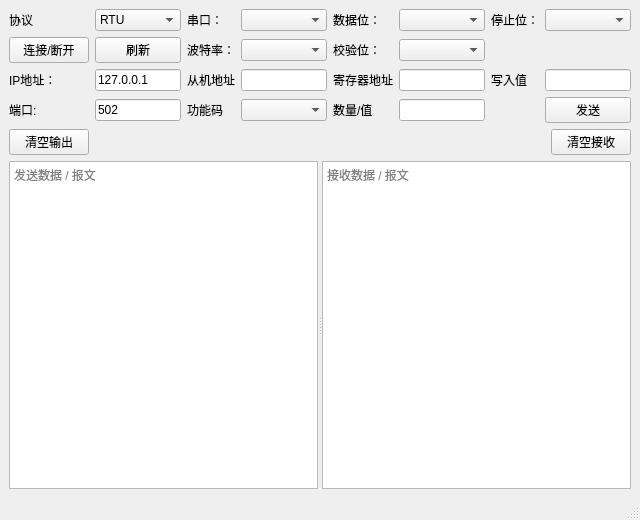
<?xml version="1.0" encoding="UTF-8"?>
<ui version="4.0">
 <class>MainWindow</class>
 <widget class="QMainWindow" name="MainWindow">
  <property name="geometry">
   <rect>
    <x>0</x>
    <y>0</y>
    <width>640</width>
    <height>520</height>
   </rect>
  </property>
  <property name="minimumSize">
   <size>
    <width>560</width>
    <height>400</height>
   </size>
  </property>
  <property name="windowTitle">
   <string>Modbus  调试工具</string>
  </property>
  <widget class="QWidget" name="centralwidget">
   <layout class="QVBoxLayout" name="verticalLayout_main">
    <item>
     <layout class="QGridLayout" name="gridLayout_params">
      <item row="0" column="6">
       <widget class="QComboBox" name="comboBox_dataBits">
        <property name="minimumSize">
         <size>
          <width>80</width>
          <height>0</height>
         </size>
        </property>
       </widget>
      </item>
      <item row="5" column="0">
       <widget class="QLabel" name="label_3">
        <property name="text">
         <string>端口:</string>
        </property>
       </widget>
      </item>
      <item row="1" column="4">
       <widget class="QComboBox" name="comboBox_baudRate">
        <property name="minimumSize">
         <size>
          <width>80</width>
          <height>0</height>
         </size>
        </property>
       </widget>
      </item>
      <item row="0" column="1">
       <widget class="QComboBox" name="comboBox_protocol">
        <property name="minimumSize">
         <size>
          <width>80</width>
          <height>0</height>
         </size>
        </property>
        <item>
         <property name="text">
          <string>RTU</string>
         </property>
        </item>
        <item>
         <property name="text">
          <string>ASCII</string>
         </property>
        </item>
        <item>
         <property name="text">
          <string>文本模式</string>
         </property>
        </item>
        <item>
         <property name="text">
          <string>TCP</string>
         </property>
        </item>
       </widget>
      </item>
      <item row="5" column="4">
       <widget class="QComboBox" name="comboBox_funcCode">
        <property name="minimumSize">
         <size>
          <width>80</width>
          <height>0</height>
         </size>
        </property>
       </widget>
      </item>
      <item row="1" column="3">
       <widget class="QLabel" name="label_baudRate">
        <property name="text">
         <string>波特率：</string>
        </property>
        <property name="buddy">
         <cstring>comboBox_baudRate</cstring>
        </property>
       </widget>
      </item>
      <item row="5" column="1">
       <widget class="QLineEdit" name="lineEdit_port">
        <property name="text">
         <string>502</string>
        </property>
       </widget>
      </item>
      <item row="4" column="7">
       <widget class="QLabel" name="label_writeValue">
        <property name="text">
         <string>写入值</string>
        </property>
        <property name="buddy">
         <cstring>lineEdit_writeValue</cstring>
        </property>
       </widget>
      </item>
      <item row="5" column="5">
       <widget class="QLabel" name="label_quantity">
        <property name="text">
         <string>数量/值</string>
        </property>
        <property name="buddy">
         <cstring>lineEdit_quantity</cstring>
        </property>
       </widget>
      </item>
      <item row="1" column="5">
       <widget class="QLabel" name="label_parity">
        <property name="text">
         <string>校验位：</string>
        </property>
        <property name="buddy">
         <cstring>comboBox_parity</cstring>
        </property>
       </widget>
      </item>
      <item row="0" column="7">
       <widget class="QLabel" name="label_stopBits">
        <property name="text">
         <string>停止位：</string>
        </property>
        <property name="buddy">
         <cstring>comboBox_stopBits</cstring>
        </property>
       </widget>
      </item>
      <item row="0" column="5">
       <widget class="QLabel" name="label_dataBits">
        <property name="text">
         <string>数据位：</string>
        </property>
        <property name="buddy">
         <cstring>comboBox_dataBits</cstring>
        </property>
       </widget>
      </item>
      <item row="1" column="6">
       <widget class="QComboBox" name="comboBox_parity">
        <property name="minimumSize">
         <size>
          <width>80</width>
          <height>0</height>
         </size>
        </property>
       </widget>
      </item>
      <item row="4" column="0">
       <widget class="QLabel" name="label_2">
        <property name="text">
         <string>IP地址：</string>
        </property>
       </widget>
      </item>
      <item row="5" column="6">
       <widget class="QLineEdit" name="lineEdit_quantity">
        <property name="minimumSize">
         <size>
          <width>80</width>
          <height>0</height>
         </size>
        </property>
       </widget>
      </item>
      <item row="0" column="4">
       <widget class="QComboBox" name="comboBox_port">
        <property name="minimumSize">
         <size>
          <width>80</width>
          <height>0</height>
         </size>
        </property>
       </widget>
      </item>
      <item row="4" column="6">
       <widget class="QLineEdit" name="lineEdit_startAddr">
        <property name="minimumSize">
         <size>
          <width>80</width>
          <height>0</height>
         </size>
        </property>
       </widget>
      </item>
      <item row="4" column="3">
       <widget class="QLabel" name="label_slaveId">
        <property name="text">
         <string>从机地址</string>
        </property>
        <property name="buddy">
         <cstring>lineEdit_slaveId</cstring>
        </property>
       </widget>
      </item>
      <item row="0" column="3">
       <widget class="QLabel" name="label_port">
        <property name="text">
         <string>串口：</string>
        </property>
        <property name="buddy">
         <cstring>comboBox_port</cstring>
        </property>
       </widget>
      </item>
      <item row="4" column="5">
       <widget class="QLabel" name="label_startAddr">
        <property name="text">
         <string>寄存器地址</string>
        </property>
        <property name="buddy">
         <cstring>lineEdit_startAddr</cstring>
        </property>
       </widget>
      </item>
      <item row="0" column="0">
       <widget class="QLabel" name="label">
        <property name="text">
         <string>协议</string>
        </property>
       </widget>
      </item>
      <item row="5" column="3">
       <widget class="QLabel" name="label_funcCode">
        <property name="text">
         <string>功能码</string>
        </property>
        <property name="buddy">
         <cstring>comboBox_funcCode</cstring>
        </property>
       </widget>
      </item>
      <item row="0" column="8">
       <widget class="QComboBox" name="comboBox_stopBits">
        <property name="minimumSize">
         <size>
          <width>80</width>
          <height>0</height>
         </size>
        </property>
       </widget>
      </item>
      <item row="1" column="0">
       <widget class="QPushButton" name="pushButton_openClose">
        <property name="minimumSize">
         <size>
          <width>80</width>
          <height>0</height>
         </size>
        </property>
        <property name="text">
         <string>连接/断开</string>
        </property>
       </widget>
      </item>
      <item row="4" column="4">
       <widget class="QLineEdit" name="lineEdit_slaveId">
        <property name="minimumSize">
         <size>
          <width>80</width>
          <height>0</height>
         </size>
        </property>
       </widget>
      </item>
      <item row="4" column="1">
       <widget class="QLineEdit" name="lineEdit_ip">
        <property name="text">
         <string>127.0.0.1</string>
        </property>
       </widget>
      </item>
      <item row="4" column="8">
       <widget class="QLineEdit" name="lineEdit_writeValue">
        <property name="minimumSize">
         <size>
          <width>80</width>
          <height>0</height>
         </size>
        </property>
       </widget>
      </item>
      <item row="5" column="8">
       <widget class="QPushButton" name="pushButton_send">
        <property name="minimumSize">
         <size>
          <width>80</width>
          <height>0</height>
         </size>
        </property>
        <property name="text">
         <string>发送</string>
        </property>
       </widget>
      </item>
      <item row="1" column="1">
       <widget class="QPushButton" name="pushButton_refresh">
        <property name="text">
         <string>刷新</string>
        </property>
       </widget>
      </item>
     </layout>
    </item>
    <item>
     <layout class="QHBoxLayout" name="horizontalLayout_buttons">
      <item>
       <widget class="QPushButton" name="pushButton_clearTx">
        <property name="minimumSize">
         <size>
          <width>80</width>
          <height>0</height>
         </size>
        </property>
        <property name="text">
         <string>清空输出</string>
        </property>
       </widget>
      </item>
      <item>
       <spacer name="horizontalSpacer_buttons">
        <property name="orientation">
         <enum>Qt::Orientation::Horizontal</enum>
        </property>
        <property name="sizeHint" stdset="0">
         <size>
          <width>40</width>
          <height>20</height>
         </size>
        </property>
       </spacer>
      </item>
      <item>
       <widget class="QPushButton" name="pushButton_clearRx">
        <property name="minimumSize">
         <size>
          <width>80</width>
          <height>0</height>
         </size>
        </property>
        <property name="text">
         <string>清空接收</string>
        </property>
       </widget>
      </item>
     </layout>
    </item>
    <item>
     <widget class="QSplitter" name="splitter_io">
      <property name="orientation">
       <enum>Qt::Orientation::Horizontal</enum>
      </property>
      <widget class="QPlainTextEdit" name="plainTextEdit_tx">
       <property name="sizePolicy">
        <sizepolicy hsizetype="Expanding" vsizetype="Expanding">
         <horstretch>1</horstretch>
         <verstretch>1</verstretch>
        </sizepolicy>
       </property>
       <property name="placeholderText">
        <string>发送数据 / 报文</string>
       </property>
      </widget>
      <widget class="QPlainTextEdit" name="plainTextEdit_rx">
       <property name="sizePolicy">
        <sizepolicy hsizetype="Expanding" vsizetype="Expanding">
         <horstretch>1</horstretch>
         <verstretch>1</verstretch>
        </sizepolicy>
       </property>
       <property name="placeholderText">
        <string>接收数据 / 报文</string>
       </property>
      </widget>
     </widget>
    </item>
   </layout>
  </widget>
  <widget class="QMenuBar" name="menubar">
   <property name="geometry">
    <rect>
     <x>0</x>
     <y>0</y>
     <width>640</width>
     <height>21</height>
    </rect>
   </property>
  </widget>
  <widget class="QStatusBar" name="statusbar"/>
 </widget>
 <resources/>
 <connections/>
</ui>
